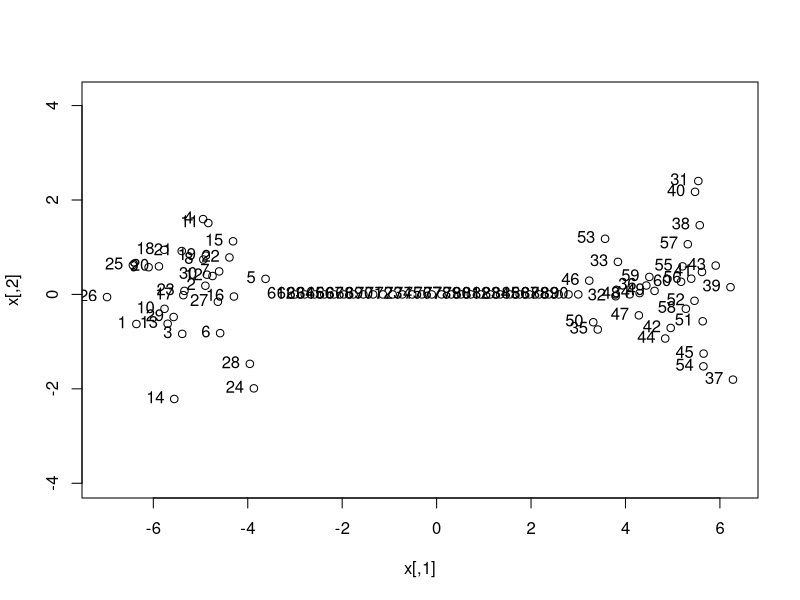
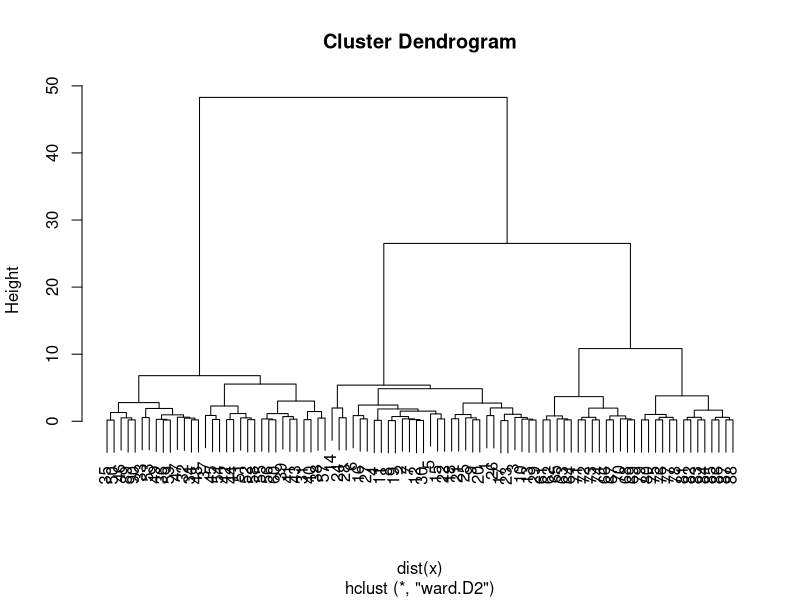
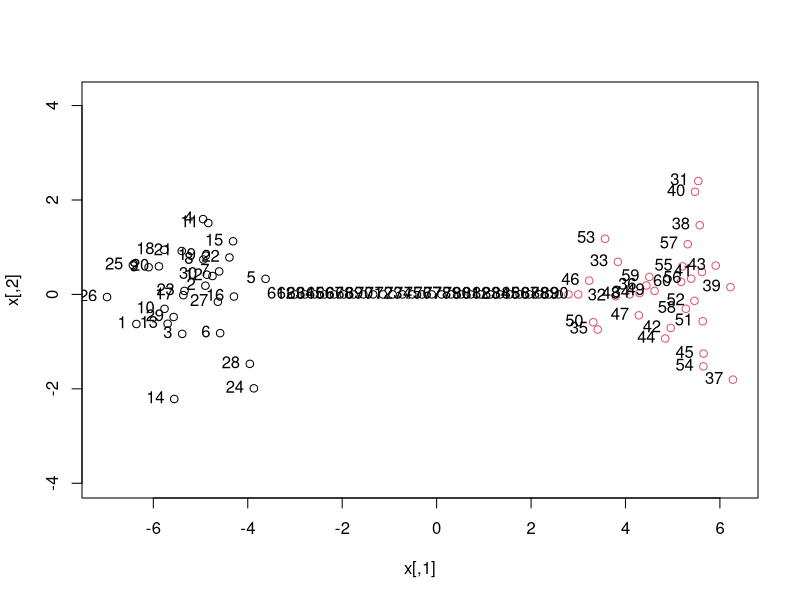
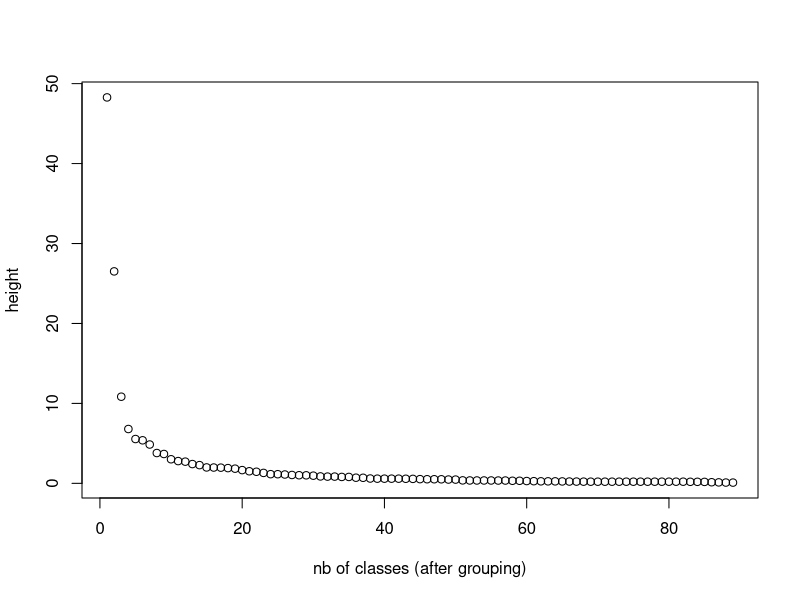

Here is the R script that generated these plots, in order:
library(MASS)

n <- 30
set.seed(1)
x1 <- mvrnorm(n = n, mu = c(-5, 0), Sigma = diag(c(1,1)))
x2 <- mvrnorm(n = n, mu = c(5, 0), Sigma = diag(c(1,1)))
x3 <- cbind(seq(-3, 3, length.out = n), rep(0, n))
x <- rbind(x1, x2, x3)
N <- nrow(x)
plot(x, type = "p", asp = 1)
text(x[,1], x[,2], 1:N, pos = 2)

# Try hierarchical clustering with different linkage functions
# What's happening with "single" linkage?

hc <- hclust(dist(x), method = "ward.D2")
plot(hc)
class <- cutree(hc, k = 2)
class
plot(x, type = "p", col = class, asp = 1)
text(x[,1], x[,2], 1:N, pos = 2)
plot(sort(hc$height, decreasing = TRUE), 
     xlab = "nb of classes (after grouping)",
     ylab = "height")

